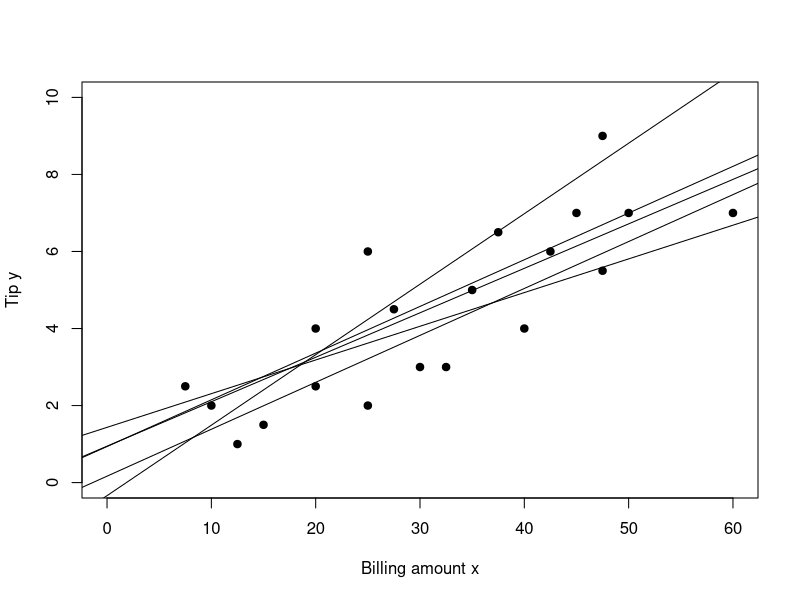
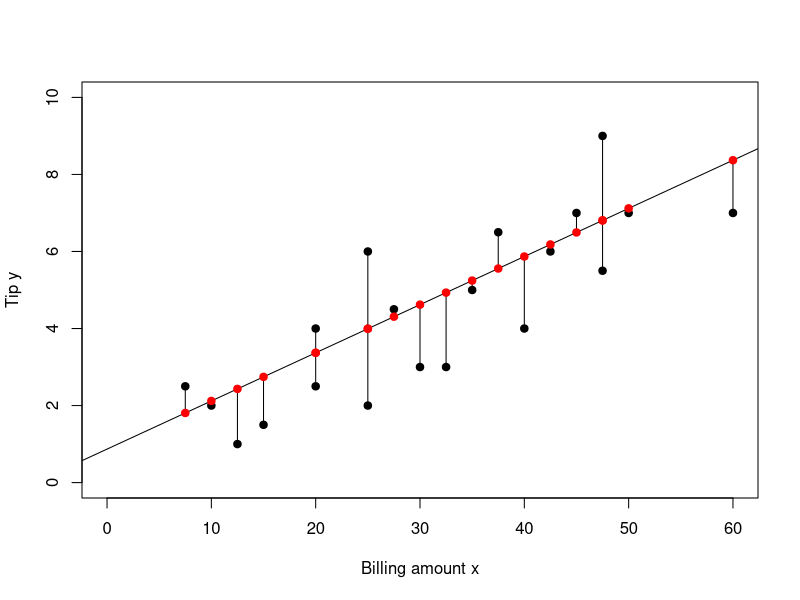
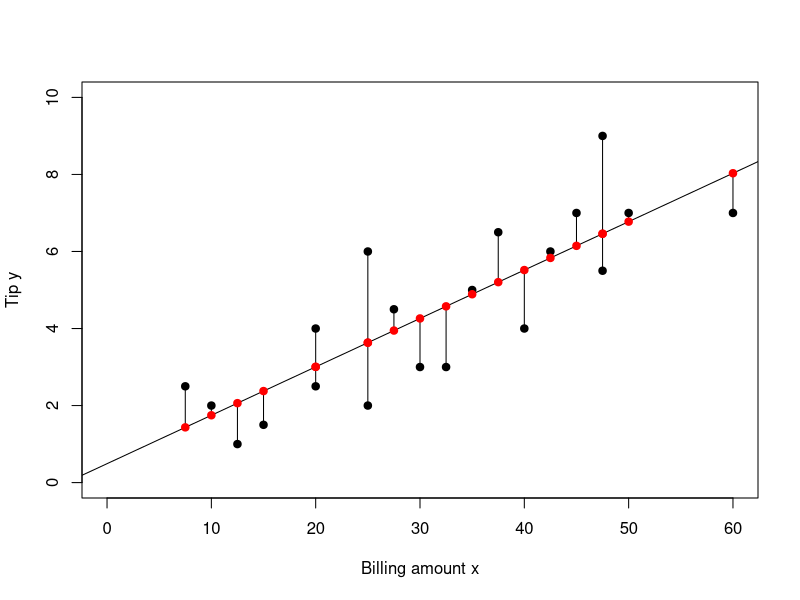

These figures' R source, in order:
# Motivation for OLS

library(MASS)
set.seed(1234)

x <- c(10,30,50,25,7.50,42.50,35,40,25,12.50,60,47.50,45,27.50,15,20,47.50,32.50,37.50,20)
y <- c(2,3,7,2,2.5,6,5,4,6,1,7,5.5,7,4.5,1.5,4,9,3,6.5,2.5)

plot(x,y,pch=19,xlim=c(0,60),ylim=c(0,10),xlab="Billing amount x",ylab="Tip y")
locator(1)

for(i in 1:5){
  c1 <- mvrnorm(1,c(0.5,0.12),matrix(c(0.6,-0.018,-0.018,0.0008),2,2))
  abline(a=c1[1],b=c1[2])
  locator(1)
}

plot(x,y,pch=19,xlim=c(0,60),ylim=c(0,10),xlab="Billing amount x",ylab="Tip y")
c1 <- mvrnorm(1,c(0.5,0.12),matrix(c(0.6,-0.018,-0.018,0.0008),2,2))
abline(a=c1[1],b=c1[2])
locator(1)

for(i in 1:20){
  lines(c(x[i],x[i]),c(c1[1]+c1[2]*x[i],y[i]))
  points(x[i],c1[1]+c1[2]*x[i],pch=19,col="red")
}
locator(1)

# Least Squares solution
Sxy <- sum((x-mean(x))*(y-mean(y)))
Sxx <- sum((x-mean(x))^2)
betahat <- Sxy/Sxx
alphahat <- mean(y)-betahat*mean(x)
plot(x,y,pch=19,xlim=c(0,60),ylim=c(0,10),xlab="Billing amount x",ylab="Tip y")
abline(a=alphahat,b=betahat)
for(i in 1:20){
  lines(c(x[i],x[i]),c(alphahat+betahat*x[i],y[i]))
  points(x[i],alphahat+betahat*x[i],pch=19,col="red")
}
(alphahat)
(betahat)

lm(y~x)
summary(lm(y~x))
